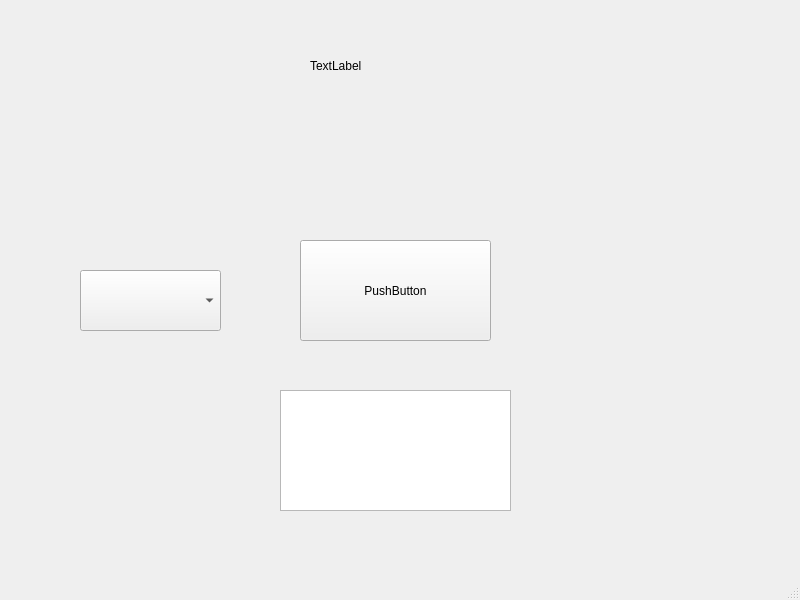
<?xml version="1.0" encoding="UTF-8"?>
<ui version="4.0">
 <class>MainWindow</class>
 <widget class="QMainWindow" name="MainWindow">
  <property name="geometry">
   <rect>
    <x>0</x>
    <y>0</y>
    <width>800</width>
    <height>600</height>
   </rect>
  </property>
  <property name="windowTitle">
   <string>MainWindow</string>
  </property>
  <widget class="QWidget" name="centralwidget">
   <widget class="QPushButton" name="pushButton">
    <property name="geometry">
     <rect>
      <x>300</x>
      <y>240</y>
      <width>191</width>
      <height>101</height>
     </rect>
    </property>
    <property name="text">
     <string>PushButton</string>
    </property>
   </widget>
   <widget class="QComboBox" name="comboBox">
    <property name="geometry">
     <rect>
      <x>80</x>
      <y>270</y>
      <width>141</width>
      <height>61</height>
     </rect>
    </property>
   </widget>
   <widget class="QLabel" name="label">
    <property name="geometry">
     <rect>
      <x>310</x>
      <y>30</y>
      <width>141</width>
      <height>71</height>
     </rect>
    </property>
    <property name="text">
     <string>TextLabel</string>
    </property>
   </widget>
   <widget class="QTextEdit" name="textEdit">
    <property name="geometry">
     <rect>
      <x>280</x>
      <y>390</y>
      <width>231</width>
      <height>121</height>
     </rect>
    </property>
   </widget>
  </widget>
  <widget class="QMenuBar" name="menubar">
   <property name="geometry">
    <rect>
     <x>0</x>
     <y>0</y>
     <width>800</width>
     <height>33</height>
    </rect>
   </property>
  </widget>
  <widget class="QStatusBar" name="statusbar"/>
 </widget>
 <resources/>
 <connections/>
</ui>
